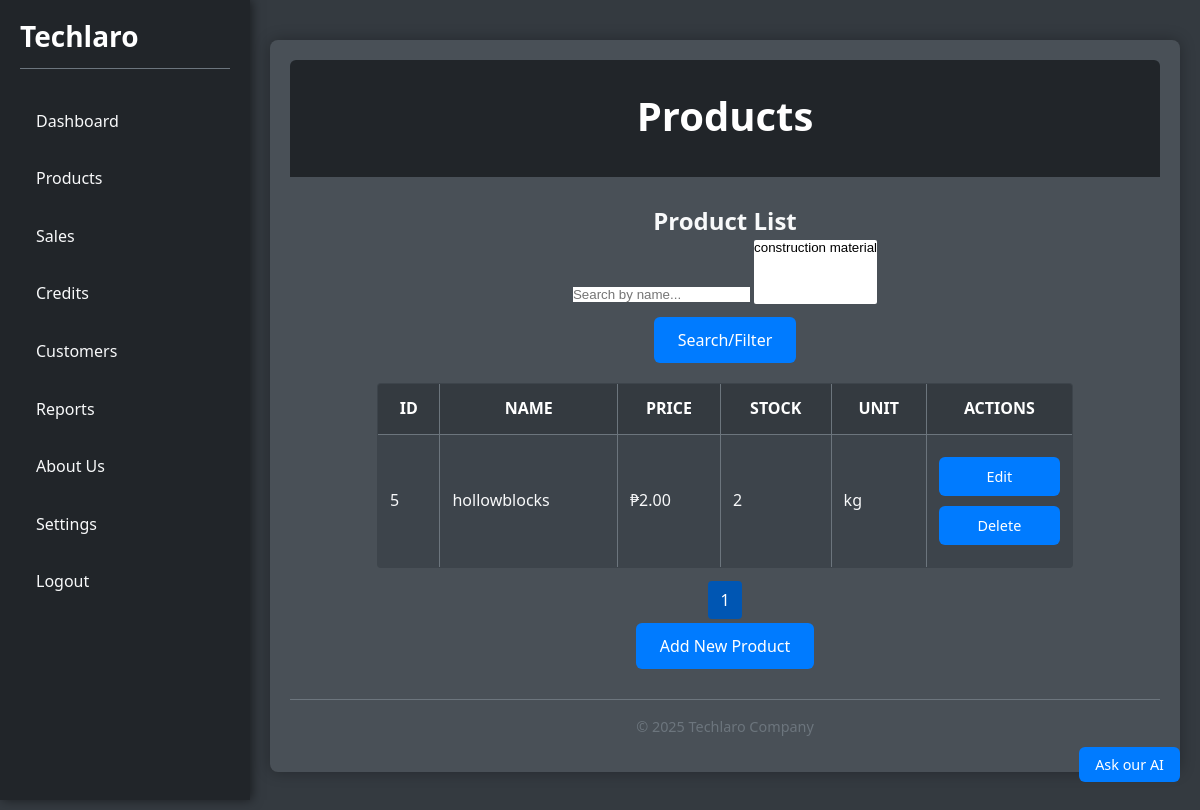
Screenshot of /pages/products.php (signed in) with the database file from the repository.
### tables this page shows
CREATE TABLE `product` (
  `id` int(11) NOT NULL AUTO_INCREMENT,
  `user_id` int(11) DEFAULT NULL,
  `product_name` varchar(100) NOT NULL,
  `description` text DEFAULT NULL,
  `category` varchar(50) DEFAULT NULL,
  `price` decimal(10,2) NOT NULL,
  `stock` int(11) NOT NULL CHECK (`stock` >= 0),
  `created_at` datetime DEFAULT current_timestamp(),
  `unit` varchar(50) NOT NULL DEFAULT 'pcs',
  PRIMARY KEY (`id`),
  KEY `idx_stock` (`stock`),
  KEY `user_id` (`user_id`),
  CONSTRAINT `product_ibfk_1` FOREIGN KEY (`user_id`) REFERENCES `user` (`id`) ON DELETE CASCADE
);

### pages/products.php (the view, shortened to what this page needs)
<?php
include '../config/db.php';
$user_id = $_SESSION['user_id'];
$role = $_SESSION['role'];
$page = isset($_GET['page']) ? intval($_GET['page']) : 1;
$limit = 10;
$offset = ($page - 1) * $limit;
$search = isset($_GET['search']) ? $conn->real_escape_string($_GET['search']) : '';
$tags = isset($_GET['tags']) ? $_GET['tags'] : [];
$where_clauses = [];
if ($role === 'owner') $where_clauses[] = "(user_id = $user_id OR user_id IS NULL)";
$where = !empty($where_clauses) ? "WHERE " . implode(' AND ', $where_clauses) : "";
$total_query = "SELECT COUNT(*) FROM product $where";
$total = $conn->query($total_query)->fetch_row()[0];
$pages = ceil($total / $limit);
$products_query = "SELECT id, product_name, price, stock, unit, category FROM product $where LIMIT $limit OFFSET $offset";
$products_result = $conn->query($products_query);
$tags_query = "SELECT DISTINCT category FROM product $where";
$tags_result = $conn->query($tags_query);
$all_tags = [];
while ($row = $tags_result->fetch_assoc()) {
    if ($row['category']) {
        $tags_arr = explode(',', $row['category']);
        foreach ($tags_arr as $tag) {
            $trimmed = trim($tag);
            if ($trimmed) $all_tags[$trimmed] = true;
        }
    }
}
?>
<!DOCTYPE html>
<html lang="en">
<head>
    <link id="theme-stylesheet" rel="stylesheet" href="assets/css/style.css">
</head>
<body>
    <div class="container-with-sidebar">
        <?php include '../includes/sidebar.php'; ?>
        <div class="container">
            <header>
                <h1>Products</h1>
            </header>
            <section>
                <h2>Product List</h2>
                <form method="GET">
                    <input type="text" name="search" placeholder="Search by name..." value="<?php echo htmlspecialchars($search); ?>">
                    <select multiple name="tags[]">
                        <?php foreach (array_keys($all_tags) as $tag): ?>
                            <option value="<?php echo htmlspecialchars($tag); ?>" <?php if (in_array($tag, $tags)) echo 'selected'; ?>><?php echo htmlspecialchars($tag); ?></option>
                        <?php endforeach; ?>
                    </select>
                    <button type="submit" class="button">Search/Filter</button>
                </form>
                <table class="table">
                    <thead>
                        <tr>
                            <th>ID</th>
                            <th>Name</th>
                            <th>Price</th>
                            <th>Stock</th>
                            <th>Unit</th>
                            <th>Actions</th>
                        </tr>
                    </thead>
                    <tbody>
                        <?php while ($product = $products_result->fetch_assoc()): ?>
                            <tr>
                                <td><?php echo $product['id']; ?></td>
                                <td><?php echo htmlspecialchars($product['product_name']); ?></td>
                                <td>₱<?php echo number_format($product['price'], 2); ?></td>
                                <td><?php echo $product['stock']; ?></td>
                                <td><?php echo htmlspecialchars($product['unit']); ?></td>
                                <td>
                                    <a href="#" class="button small" onclick="showEditForm(<?php echo $product['id']; ?>, '<?php echo addslashes(htmlspecialchars($product['product_name'])); ?>', <?php echo $product['price']; ?>, <?php echo $product['stock']; ?>, '<?php echo addslashes(htmlspecialchars($product['unit'])); ?>', '<?php echo addslashes(htmlspecialchars($product['category'] ?? '')); ?>'); return false;">Edit</a>
                                    <a href="pages/process_product.php?action=delete&id=<?php echo $product['id']; ?>" class="button small danger" onclick="return confirm('Are you sure?');">Delete</a>
                                </td>
                            </tr>
                        <?php endwhile; ?>
                    </tbody>
                </table>
                <div class="pagination">
                    <?php for ($i = 1; $i <= $pages; $i++): ?>
                        <a href="products.php?page=<?php echo $i; ?>&search=<?php echo urlencode($search); ?>&tags=<?php echo implode('&tags[]=', array_map('urlencode', $tags)); ?>" <?php if ($i == $page) echo 'class="active"'; ?>><?php echo $i; ?></a>
                    <?php endfor; ?>
                </div>
                <button onclick="toggleAddForm()" class="button">Add New Product</button>
            </section>
            <footer>
                <p>&copy; 2025 Techlaro Company</p>
            </footer>
        </div>
    </div>
</body>
</html>

### assets/css/style.css (style rules this page uses)
*, *::before, *::after { margin: 0; padding: 0; border: 0; box-sizing: border-box; }
body { font-family: 'Segoe UI', Tahoma, Geneva, Verdana, sans-serif; line-height: 1.6; background-color: #343a40; color: #f8f9fa; padding: 20px; margin-left: 250px; transition: padding-left 0.3s ease; font-size: 16px; }
.container { max-width: 1200px; margin: 20px auto; padding: 20px; background-color: #495057; border-radius: 8px; box-shadow: 0 0 15px rgba(0,0,0,0.3); overflow: hidden; color: #f8f9fa; text-align: center; }
header { background-color: #212529; color: #fff; padding: 1.5em 0; text-align: center; margin-bottom: 25px; border-radius: 6px 6px 0 0; }
header h1 { font-size: 2.5em; margin-bottom: 5px; }
footer { text-align: center; margin-top: 30px; padding: 1em 0; color: #6c757d; font-size: 0.9em; border-top: 1px solid #6c757d; }
.table { width: 80%; margin: 20px auto; border-collapse: collapse; border: 1px solid #6c757d; border-radius: 4px; overflow: hidden; background-color: #3d444b; color: #f8f9fa; font-size: 1em; }
.table th, .table td { border: 1px solid #6c757d; padding: 0.75em; text-align: left; }
.table th { background-color: #343a40; color: #fff; font-weight: bold; text-transform: uppercase; text-align: center; }
.button { display: block; padding: 12px 24px; background-color: #007bff; color: #fff; text-decoration: none; border-radius: 6px; cursor: pointer; transition: background-color 0.3s ease; font-weight: 500; font-size: 1em; font-family: inherit; margin: 10px auto; text-align: center; }
.button.small { padding: 8px 16px; font-size: 0.9em; }
.pagination { text-align: center; margin-top: 20px; }
.pagination a { padding: 8px 12px; margin: 0 4px; background-color: #007bff; color: #fff; text-decoration: none; border-radius: 4px; }
.pagination a.active { background-color: #0056b3; }

### rows the page displays
product: id "5", product_name "hollowblocks", price "2.00", stock "2", unit "kg"
